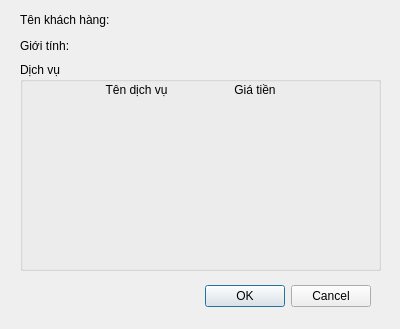
<?xml version="1.0" encoding="UTF-8"?>
<ui version="4.0">
 <class>DialogInfo</class>
 <widget class="QDialog" name="DialogInfo">
  <property name="geometry">
   <rect>
    <x>0</x>
    <y>0</y>
    <width>400</width>
    <height>329</height>
   </rect>
  </property>
  <property name="windowTitle">
   <string>Infomation</string>
  </property>
  <widget class="QDialogButtonBox" name="buttonBox">
   <property name="geometry">
    <rect>
     <x>30</x>
     <y>280</y>
     <width>341</width>
     <height>32</height>
    </rect>
   </property>
   <property name="orientation">
    <enum>Qt::Horizontal</enum>
   </property>
   <property name="standardButtons">
    <set>QDialogButtonBox::Cancel|QDialogButtonBox::Ok</set>
   </property>
  </widget>
  <widget class="QWidget" name="gridLayoutWidget">
   <property name="geometry">
    <rect>
     <x>20</x>
     <y>10</y>
     <width>361</width>
     <height>261</height>
    </rect>
   </property>
   <layout class="QGridLayout" name="gridLayout">
    <item row="1" column="0">
     <widget class="QLabel" name="label_3">
      <property name="maximumSize">
       <size>
        <width>16777215</width>
        <height>20</height>
       </size>
      </property>
      <property name="text">
       <string>Giới tính:</string>
      </property>
     </widget>
    </item>
    <item row="1" column="1">
     <widget class="QLabel" name="labelSex">
      <property name="text">
       <string/>
      </property>
     </widget>
    </item>
    <item row="0" column="1">
     <widget class="QLabel" name="labelName">
      <property name="text">
       <string/>
      </property>
     </widget>
    </item>
    <item row="0" column="0">
     <widget class="QLabel" name="label">
      <property name="sizePolicy">
       <sizepolicy hsizetype="Preferred" vsizetype="Fixed">
        <horstretch>0</horstretch>
        <verstretch>27</verstretch>
       </sizepolicy>
      </property>
      <property name="maximumSize">
       <size>
        <width>16777215</width>
        <height>20</height>
       </size>
      </property>
      <property name="text">
       <string>Tên khách hàng: </string>
      </property>
     </widget>
    </item>
    <item row="2" column="0" colspan="2">
     <widget class="QGroupBox" name="groupBox">
      <property name="title">
       <string>Dịch vụ</string>
      </property>
      <widget class="QWidget" name="gridLayoutWidget_2">
       <property name="geometry">
        <rect>
         <x>60</x>
         <y>20</y>
         <width>231</width>
         <height>16</height>
        </rect>
       </property>
       <layout class="QHBoxLayout" name="horizontalLayout">
        <item>
         <widget class="QLabel" name="label_2">
          <property name="maximumSize">
           <size>
            <width>16777215</width>
            <height>20</height>
           </size>
          </property>
          <property name="text">
           <string>Tên dịch vụ</string>
          </property>
          <property name="alignment">
           <set>Qt::AlignCenter</set>
          </property>
         </widget>
        </item>
        <item>
         <widget class="QLabel" name="label_4">
          <property name="maximumSize">
           <size>
            <width>16777215</width>
            <height>20</height>
           </size>
          </property>
          <property name="toolTipDuration">
           <number>-1</number>
          </property>
          <property name="text">
           <string>Giá tiền</string>
          </property>
          <property name="alignment">
           <set>Qt::AlignCenter</set>
          </property>
         </widget>
        </item>
       </layout>
      </widget>
      <widget class="QWidget" name="gridLayoutWidget_3">
       <property name="geometry">
        <rect>
         <x>60</x>
         <y>50</y>
         <width>231</width>
         <height>131</height>
        </rect>
       </property>
       <layout class="QGridLayout" name="gridLayout_2"/>
      </widget>
     </widget>
    </item>
   </layout>
  </widget>
 </widget>
 <resources/>
 <connections>
  <connection>
   <sender>buttonBox</sender>
   <signal>accepted()</signal>
   <receiver>DialogInfo</receiver>
   <slot>accept()</slot>
   <hints>
    <hint type="sourcelabel">
     <x>248</x>
     <y>254</y>
    </hint>
    <hint type="destinationlabel">
     <x>157</x>
     <y>274</y>
    </hint>
   </hints>
  </connection>
  <connection>
   <sender>buttonBox</sender>
   <signal>rejected()</signal>
   <receiver>DialogInfo</receiver>
   <slot>reject()</slot>
   <hints>
    <hint type="sourcelabel">
     <x>316</x>
     <y>260</y>
    </hint>
    <hint type="destinationlabel">
     <x>286</x>
     <y>274</y>
    </hint>
   </hints>
  </connection>
 </connections>
</ui>
